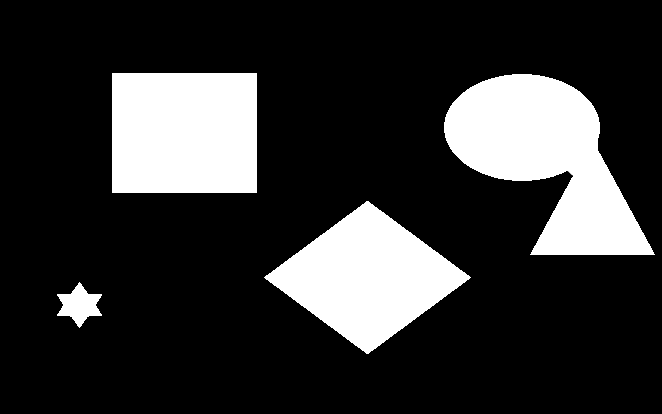
#> input picture IPLab/IP Lab assignment (20 aug 2019) (3)/test.png, 662 x 414 px
$ python q3.py
#> lines starting #> are read from the running program, lines starting #| are printed output that depends on the picture
import matplotlib
import matplotlib.pyplot as plt
import numpy as np
from PIL import Image
import cv2
import math

img = Image.open('test.png').convert('L')
imgArr = np.asarray(img,dtype=np.uint8)
imgOut = np.zeros(imgArr.shape,dtype=np.uint8)
vis = np.zeros(imgArr.shape, dtype = np.uint8)
label = np.zeros(imgArr.shape, dtype = np.uint8)
maxLabel = 1
max
equi = []
r,c  = imgArr.shape
#> r = 414; c = 662
label2 = np.zeros((r*c),dtype = np.int32)
maxLabel2 = 1
for i in range(r):
    for j in range(c):
        if imgArr[i,j] == 255:
            if i == 0 and j == 0 :
                label[i,j] = maxLabel
                maxLabel += 1
            elif i == 0 :
                if label[i,j-1] != 0:
                    label[i,j] = label[i,j-1]
                else:
                    label[i,j] = maxLabel
                    maxLabel += 1
            elif j == 0 :
                if label[i-1,j] != 0:
                    label[i,j] = label[i-1,j]
                else:
                    label[i,j] = maxLabel
                    maxLabel += 1
            else :
                if label[i,j-1] == 0 and label[i-1,j] == 0:
                    label[i,j] = maxLabel
                    maxLabel += 1
                elif label[i,j-1] != 0  and label[i-1,j] != 0:
                    label[i,j] = np.minimum(label[i,j-1],label[i-1,j])
                    if label[i,j-1] != label[i-1,j]:
                        if label2[label[i,j-1]] == 0 and label2[label[i-1,j]] != 0 :
                            label2[label[i,j-1]] = label2[label[i-1,j]]
                        elif label2[label[i,j-1]] != 0 and label2[label[i-1,j]] == 0 :
                            label2[label[i-1,j]] = label2[label[i,j-1]]
                        else:
                            label2[label[i-1,j]] = label2[label[i,j-1]] = maxLabel2
                            maxLabel2 += 1

                else:
                    label[i,j] = np.maximum(label[i,j-1],label[i-1,j])
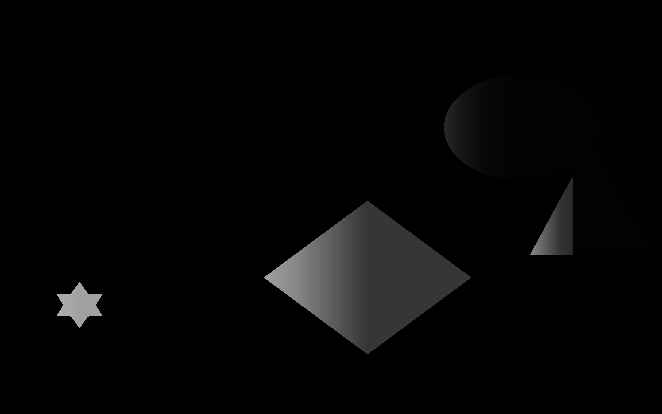
#> label: shape (414, 662); min 0, max 175, mean 5.7
#> after the loop, maxLabel = 176; maxLabel2 = 10149
print(label2)
#> (printed output is left out)
print(maxLabel2)
#| 10149
plt.subplot(211)
plt.imshow(img, cmap = 'gray')
plt.subplot(212)
plt.imshow(imgOut, cmap = 'gray')
plt.show()
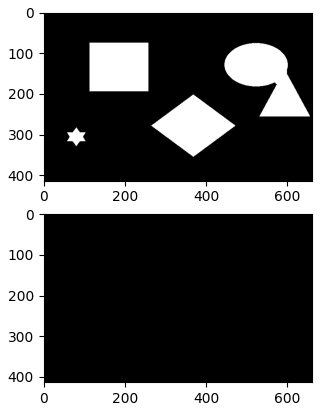
#> figure drawn by matplotlib, 2 panels
